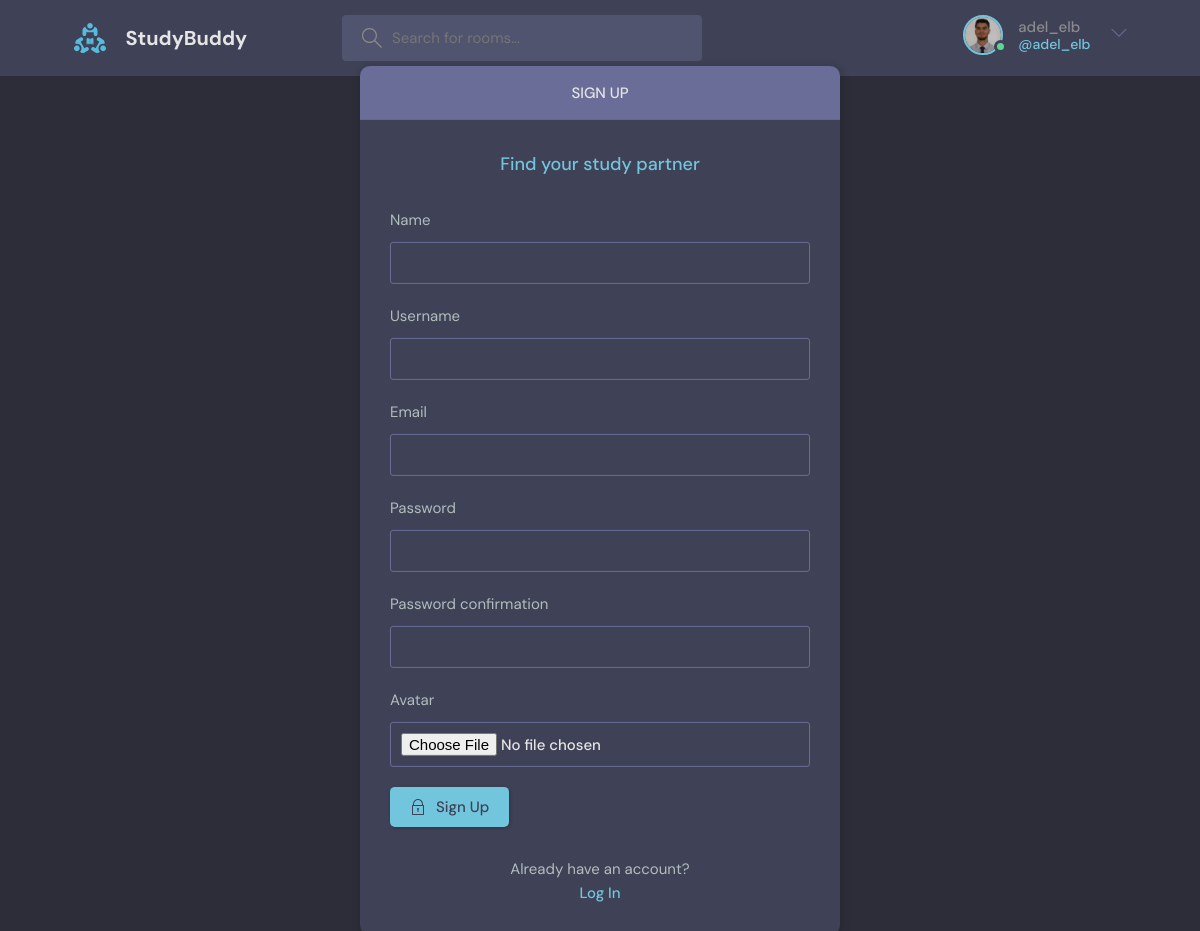
Page /register/ (signed in) on the committed database.
### base/models.py (models this page shows)
class User(AbstractUser):
    name = models.CharField(max_length=200, null=True)
    email = models.EmailField(unique=True, null=True)
    bio = models.TextField(null=True)
    avatar = models.ImageField(null=True, default="avatar.svg")
    USERNAME_FIELD = 'email'
    REQUIRED_FIELDS = []

### base/views.py (the view)
# urls.py: path('register/', views.registerPage, name='register'),
def registerPage(request):
    form = MyUserCreationForm()
    if request.method == 'POST':
        form = MyUserCreationForm(request.POST, request.FILES)
        if form.is_valid():
            form.save()
            return redirect('login')
    context = {
        'form': form
    }
    return render(request, 'base/signup.html', context)

### base/forms.py
class MyUserCreationForm(UserCreationForm):
    class Meta:
        model = User
        fields = [
            'name',
            'username',
            'email',
            'password1',
            'password2',
            'avatar',
        ]

### base/templates/base/signup.html (shortened to what this page needs)
{% extends 'main.html' %} {% block content %}
<main class="auth layout">
  <div class="container">
    <div class="layout__box">
      <div class="layout__boxHeader">
        <div class="layout__boxTitle">
          <h3>Sign up</h3>
        </div>
      </div>
      <div class="layout__body">
        <h2 class="auth__tagline">Find your study partner</h2>
        <form
          class="form"
          method="POST"
          action=""
          enctype="multipart/form-data"
        >
          {% for field in form %}
          <div class="form__group form__group">
            <label for="room_name">{{ field.label }}</label>
            {{ field }}
          </div>
          {% endfor %}
          <button class="btn btn--main" type="submit">
            Sign Up
          </button>
        </form>
        <div class="auth__action">
          <p>Already have an account?</p>
          <a href="{% url 'login' %}" class="btn btn--link">Log In</a>
        </div>
      </div>
    </div>
  </div>
</main>
{% endblock %}

### templates/navbar.html (shortened to what this page needs)
{% load static %}
<header class="header header--loggedIn">
  <div class="container">
    <a href="{% url 'home' %}" class="header__logo">
      <img src="{% static 'images/logo.svg' %}" />
      <h1>StudyBuddy</h1>
    </a>
    <form method="GET" action="{% url 'home' %}" class="header__search">
      <label>
        <input name="q" placeholder="Search for rooms..." />
      </label>
    </form>
    <nav class="header__menu">
      {% if request.user.is_authenticated %}
      <div class="header__user">
        <a href="{% url 'profile' request.user.id %}">
          <div class="avatar avatar--medium active">
            <img src="{{ request.user.avatar.url }}" />
          </div>
          <p>
            {{ request.user.username }}
            <span>@{{ request.user.username }}</span>
          </p>
        </a>
        <button class="dropdown-button">
          <svg
            version="1.1"
            xmlns="http://www.w3.org/2000/svg"
            width="32"
            height="32"
            viewBox="0 0 32 32"
          >
            <title>chevron-down</title>
            <path d="M16 21l-13-13h-3l16 16 16-16h-3l-13 13z"></path>
          </svg>
        </button>
      </div>
      {% else %}
      <a href="{% url 'login' %}">
        <img src="{% static 'images/avatar.svg' %}" />
        <p>Login</p>
      </a>
      {% endif %}
    </nav>
  </div>
</header>

### rows in the picture
User: user.avatar (picture), user.username "adel_elb"

### other values in the picture
{{ field.label }} "Name" "Username" "Email" "Password" "Password confirmation" "Avatar"
